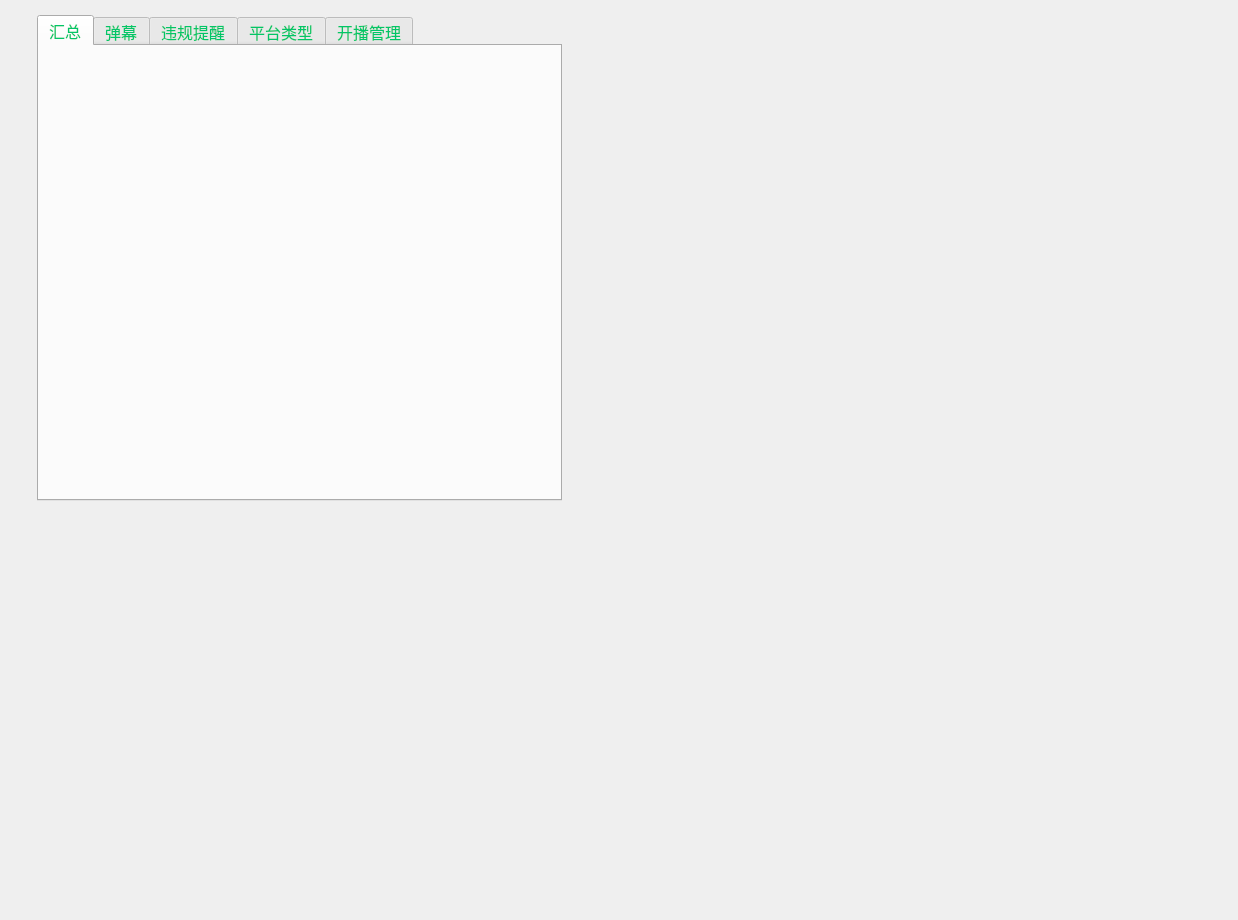
<?xml version="1.0" encoding="UTF-8"?>
<ui version="4.0">
 <class>GBSBizLiveGuarderCtrl</class>
 <widget class="QWidget" name="GBSBizLiveGuarderCtrl">
  <property name="geometry">
   <rect>
    <x>0</x>
    <y>0</y>
    <width>1238</width>
    <height>920</height>
   </rect>
  </property>
  <property name="windowTitle">
   <string>Form</string>
  </property>
  <widget class="QWidget" name="widget" native="true">
   <property name="geometry">
    <rect>
     <x>37</x>
     <y>15</y>
     <width>525</width>
     <height>486</height>
    </rect>
   </property>
   <widget class="QTabWidget" name="tabWidget">
    <property name="geometry">
     <rect>
      <x>0</x>
      <y>0</y>
      <width>525</width>
      <height>486</height>
     </rect>
    </property>
    <property name="font">
     <font>
      <pointsize>-1</pointsize>
     </font>
    </property>
    <property name="styleSheet">
     <string notr="true">color: #01C667;
font-size:16px;
</string>
    </property>
    <property name="tabShape">
     <enum>QTabWidget::TabShape::Rounded</enum>
    </property>
    <property name="currentIndex">
     <number>0</number>
    </property>
    <property name="elideMode">
     <enum>Qt::TextElideMode::ElideLeft</enum>
    </property>
    <widget class="QWidget" name="tabBasic">
     <attribute name="title">
      <string>汇总</string>
     </attribute>
    </widget>
    <widget class="QWidget" name="tabAdvanced">
     <attribute name="title">
      <string>弹幕</string>
     </attribute>
    </widget>
    <widget class="QWidget" name="tab">
     <attribute name="title">
      <string>违规提醒</string>
     </attribute>
    </widget>
    <widget class="QWidget" name="tab_2">
     <attribute name="title">
      <string>平台类型</string>
     </attribute>
    </widget>
    <widget class="QWidget" name="tab_3">
     <attribute name="title">
      <string>开播管理</string>
     </attribute>
    </widget>
   </widget>
  </widget>
  <widget class="QWidget" name="horizontalLayoutWidget">
   <property name="geometry">
    <rect>
     <x>35</x>
     <y>510</y>
     <width>1171</width>
     <height>401</height>
    </rect>
   </property>
   <layout class="QHBoxLayout" name="horizontalLayout"/>
  </widget>
  <widget class="OBSBasicPreview" name="wgtPreview" native="true">
   <property name="geometry">
    <rect>
     <x>580</x>
     <y>40</y>
     <width>621</width>
     <height>461</height>
    </rect>
   </property>
   <property name="styleSheet">
    <string notr="true">background: qlineargradient(spread:pad, x1:0, y1:1, x2:0, y2:0, 
stop:0 #000000, stop:0.525 #434343, stop:1 #000000); 
border-radius: 20px;</string>
   </property>
  </widget>
 </widget>
 <customwidgets>
  <customwidget>
   <class>OBSBasicPreview</class>
   <extends>QWidget</extends>
   <header location="global">window-basic-preview.hpp</header>
   <container>1</container>
  </customwidget>
 </customwidgets>
 <resources/>
 <connections/>
</ui>
